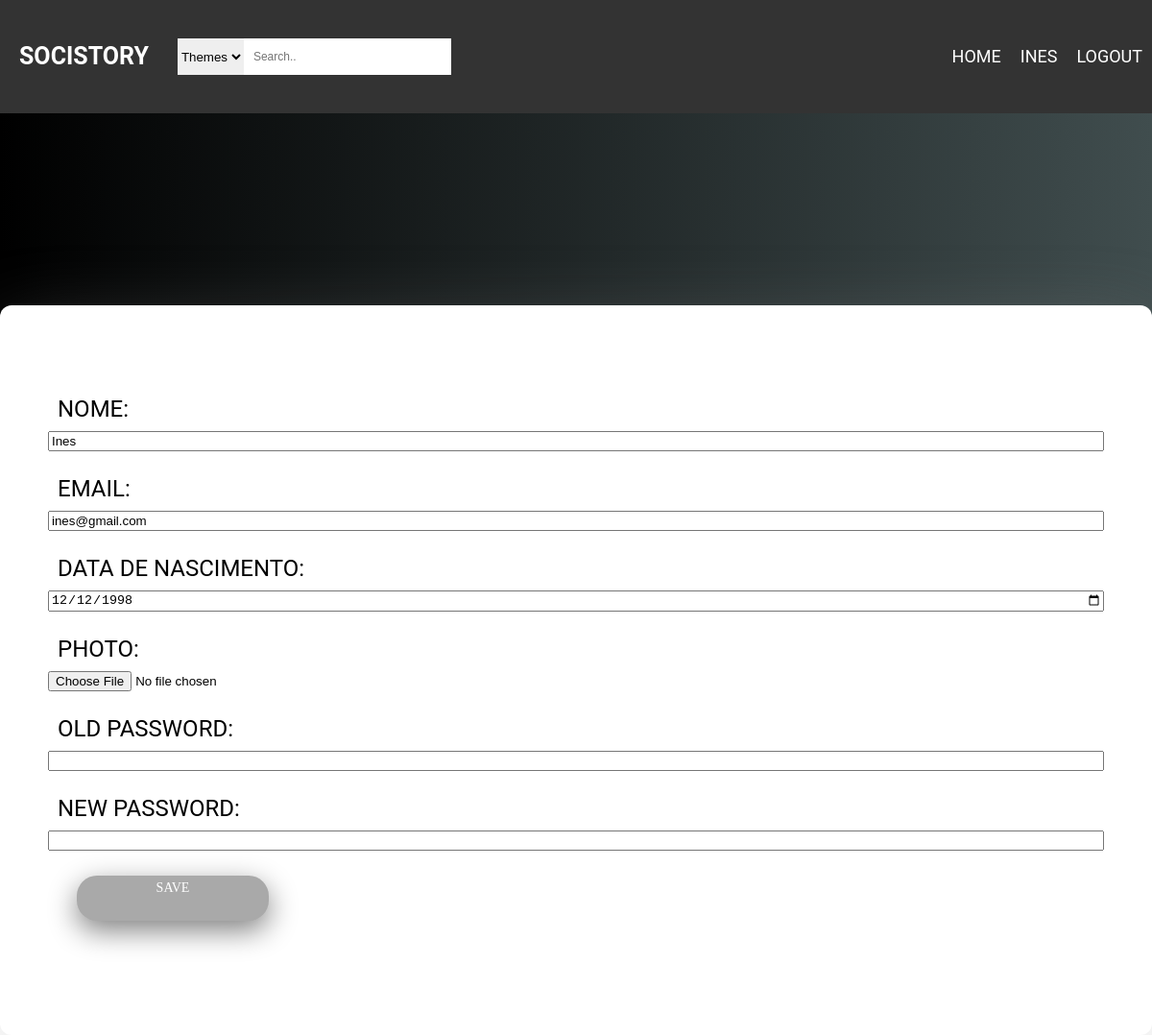
Page /pages/editProfile.php (signed in) on the committed database.
### tables this page shows
CREATE TABLE users(
  username VARCHAR PRIMARY KEY,
  email VARCHAR UNIQUE,
  password VARCHAR(254) NOT NULL,
  salt VARCHAR(32) NOT NULL,
  birthday DATE,
  img VARCHAR
);

### database/db_comments.php (called while the page is built, shortened)
<?php
    function getUsernameInfo($username){
    $db = Database::instance()->db();
    $stmt = $db->prepare('SELECT *, rowid FROM users where username = ?');
    $stmt->execute(array($username));
    return $stmt->fetch();
    }
?>

### pages/editProfile.php (the view, shortened to what this page needs)
<?php
include_once('../templates/common.php');
include_once('../database/db_comments.php');
    $info = getUsernameInfo($_SESSION['username']);
    ?>
 <link rel="stylesheet" href="../css/profilePage.css">
<section id="profile">
    <div class="container-box">
        <div class="banner_inner d-flex align-items-center">
            <form action="../actions/editProfile.php" method="post" enctype="multipart/form-data">
            <label for="name">Nome: </label>
            <input name="name" type="text" value="<?=$info['username']?>"> <br>
            <label for="email">Email: </label>
            <input name="email" type="text" value="<?=$info['email']?>"> <br>
            <label for="birth">Data de Nascimento: </label>
            <input name="birthday" type="date" value="<?=$info['birthday']?>"><br>
            <label for="photo">Photo: </label>
            <input name="photo" type="file" value="<?=$info['img']?>"><br>
            <label for="old"> Old Password: </label>
            <input name="oldpass" type="password"> <br>
            <label for="new"> New Password: </label>
            <input name="newpass" type="password"> <br>
            <button type="submit">Save</button>
            </form>
        </div>
    </div>
</section>

### css/common.css (style rules this page uses)
* { box-sizing: border-box; }
body { margin: 0; font-family: Arial, Helvetica, sans-serif; }

### css/mainPage.css (style rules this page uses)
body { font-family: Poppins, sans-serif; }
* { box-sizing: inherit; }
body { margin: 0; padding: 0; font-family: Raleway; text-transform: uppercase; font-size: 11px; }

### css/profilePage.css (style rules this page uses)
html, body, .sidebar, .content-posts { height: 100%; }
body { line-height: 26px; font-size: 16px; font-family: "Roboto", sans-serif; font-weight: normal; }
section#profile { position: relative; z-index: 1; background-image: -moz-linear-gradient(0deg, #000000 0%, #404d4e 100%); background-image: -webkit-linear-gradient(0deg, #000000 0%, #404d4e 100%); background-image: -ms-linear-gradient(0deg, #000000 0%, #404d4e 100%); margin-bottom: 200px; }
.container-box { min-height: 700px; border-radius: 12px; position: relative; bottom: -200px; background: #fff; padding: 30px; box-shadow: 0px 20px 80px 0px rgba(153, 153, 153, 0.3); }
.banner_inner.d-flex.align-items-center { position: relative; width: 100%; min-height: 700px; align-items: center !important; justify-content: space-between; }
.d-flex { display: flex !important; }
form { width: 100%; font-size: x-large; display: flex; flex-direction: column; justify-content: space-between; padding: 20px; }
label { margin-bottom: 10px; margin-left: 10px; }
button { width: 50px; display: flex; justify-content: center; padding: 0 20px; min-width: 160px; height: 42px; background-color: darkgrey; border-radius: 21px; font-family: JosefinSans-Bold; font-size: 14px; color: #fff; line-height: 1.2; text-transform: uppercase; padding-top: 5px; -webkit-box-shadow: 0 10px 30px 0px grey; border: none; margin-left: 30px; }

### rows in the picture
users: name "Ines", email "ines@gmail.com", birthday "12/12/1998"

### other values in the picture
$username "INES"
